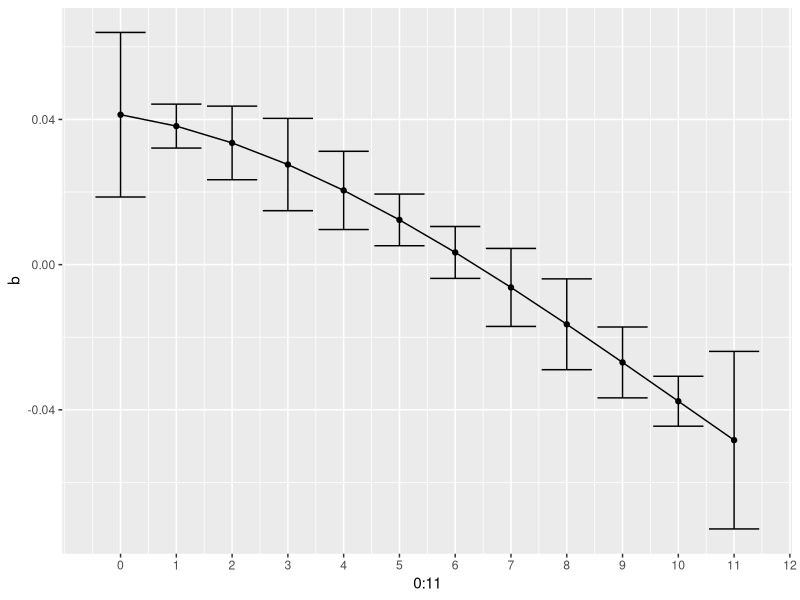
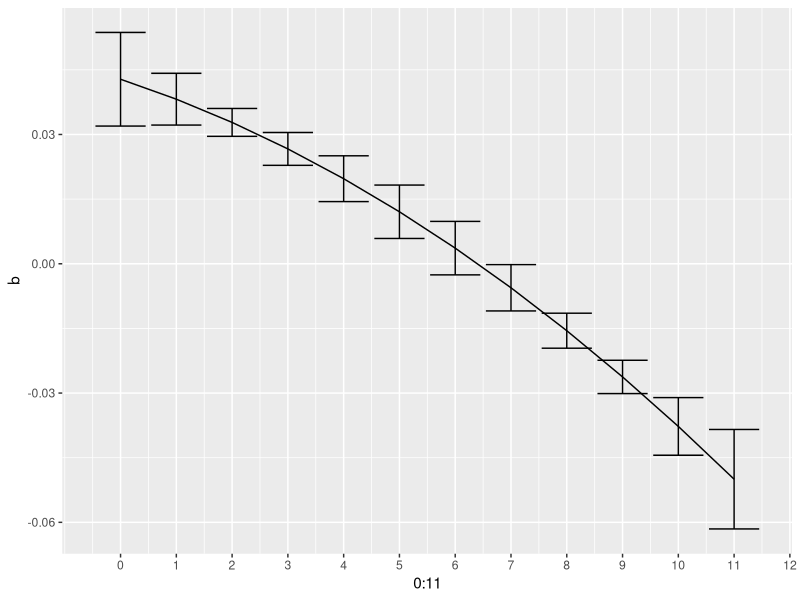
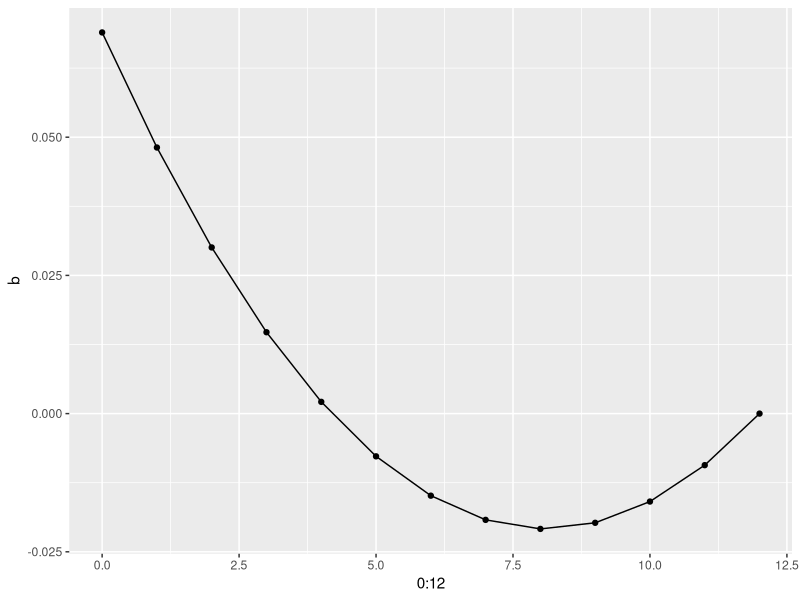
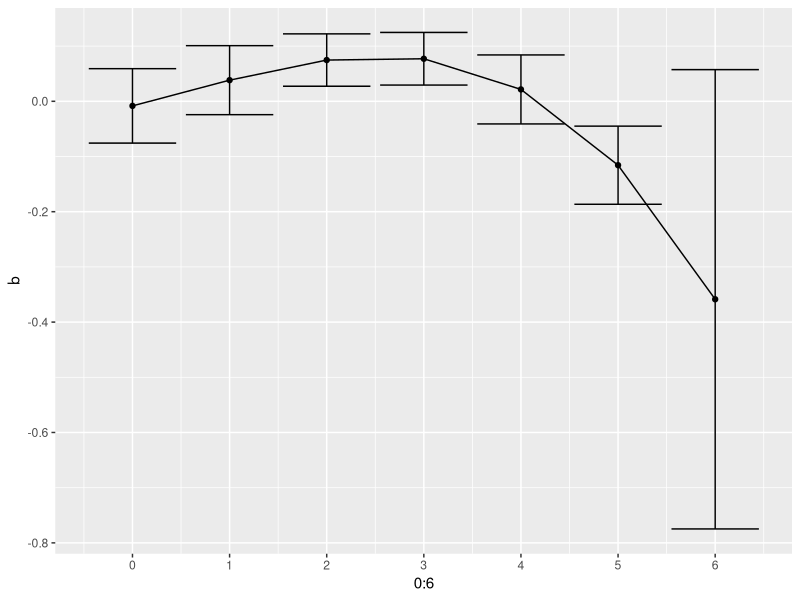
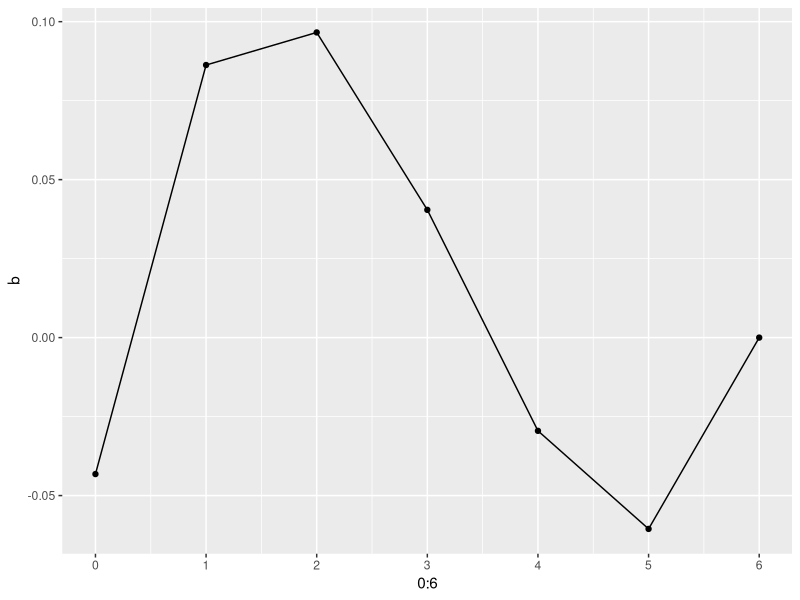

Write the R code that produced these figures, in order. (Note: this script raises an error after producing the figures.)
## Warning: do not use tidyverse; will disrupt lag operators
pdf(file="chap6-distributed-lag.pdf",height=0,width=0,paper="USr")
library(ggplot2)
library(dynlm)
library(plyr)
library(lmtest)
library(reshape2)
library(nlme)
options(scipen=10000, width=200)
options(rlang_backtrace_on_error = "none")

setwd("lab-09-time-series/")

rm(list=ls())

ld<-function(x)c( x[2:(length(x))],NA )


kopcke <- read.csv("chap6-kopcke.csv")

kopcke.dt <- as.yearqtr(paste(kopcke$rdate %/% 10, kopcke$rdate%%10),"%Y %q")

kopcke.z <- zoo(kopcke,order.by=kopcke.dt)
kopcke.ts <- ts(kopcke,start=c(1952,1),end=c(1986,4),frequency=4,class="matrix")


kopcke.df0 <- data.frame(time=time(kopcke.z), Year=as.numeric(as.yearqtr(time(kopcke.z))),kopcke.z)
kopcke.df1 <- mutate(kopcke.df0,
                     jes=je/js, ies = ie/is, ces = ce / cs,
                     ke = ld(kelag), ks=ld(kslag),kes=ke/ks,
                     ien=ie-0.15*kelag, isn=is-0.05*kslag,
                     ck= (ce*kelag + cs*kslag)/(kelag + kslag) )

kopcke.z2 <- zoo(subset(kopcke.df1,select=-time),order.by=kopcke.dt)

cor(dplyr::transmute(data.frame(kopcke.z2), is, y, y1=dplyr::lag(y), y2=dplyr::lag(y,2), y3=dplyr::lag(y,3)) , use="pairwise")

summary(dynlm(data=kopcke.z2, ie ~ L(y,0:12) + kelag, start=c(1956,1),end=c(1979,4)  ) )

summary(dynlm(data=kopcke.z2, ie ~ L(y,0:12) + kelag, start=c(1956,1),end=c(1986,4)  ) )



## Almon Polynomial Distributed Lag (PDL)

## First try with a cubic with 11 lags (12 terms)  That is a mistake.  Use 6.

kopcke.dlag <- dplyr::mutate(data.frame(kopcke.z2),
                 z0 = y + dplyr::lag(y,1) + dplyr::lag(y,2) + dplyr::lag(y,3) + dplyr::lag(y,4) + dplyr::lag(y,5) + dplyr::lag(y,6) +
                     dplyr::lag(y,7) + dplyr::lag(y,8) + dplyr::lag(y,9) + dplyr::lag(y,10) + dplyr::lag(y,11),
                 z1 = 0*y + 1*dplyr::lag(y,1) + 2*dplyr::lag(y,2) + 3*dplyr::lag(y,3) + 4*dplyr::lag(y,4) + 5*dplyr::lag(y,5) + 6*dplyr::lag(y,6) +
                     7*dplyr::lag(y,7) + 8*dplyr::lag(y,8) + 9*dplyr::lag(y,9) + 10*dplyr::lag(y,10) + 11*dplyr::lag(y,11),
                 z2 = 0^2*y + 1^2*dplyr::lag(y,1) + 2^2*dplyr::lag(y,2) + 3^2*dplyr::lag(y,3) + 4^2*dplyr::lag(y,4) + 5^2*dplyr::lag(y,5) + 6^2*dplyr::lag(y,6) +
                     7^2*dplyr::lag(y,7) + 8^2*dplyr::lag(y,8) + 9^2*dplyr::lag(y,9) + 10^2*dplyr::lag(y,10) + 11^2*dplyr::lag(y,11),
                 z3 = 0^3*y + 1^3*dplyr::lag(y,1) + 2^3*dplyr::lag(y,2) + 3^3*dplyr::lag(y,3) + 4^3*dplyr::lag(y,4) + 5^3*dplyr::lag(y,5) + 6^3*dplyr::lag(y,6) +
                     7^3*dplyr::lag(y,7) + 8^3*dplyr::lag(y,8) + 9^3*dplyr::lag(y,9) + 10^3*dplyr::lag(y,10) + 11^3*dplyr::lag(y,11),)

kopcke.dlag.z <- zoo(kopcke.dlag,order.by=kopcke.dt)

summary(dlag.lm <- dynlm(ie ~ z0 + z1 + z2 + z3, data=kopcke.dlag.z,start=c(1956,1),end=c(1979,4) ))
summary(dlag.lm <- dynlm(ie ~ z0 + z1 + z2 + z3, data=kopcke.dlag.z,start=c(1956,1),end=c(1986,4) ))
summary(dlag.lm <- dynlm(ie ~ z0 + z1 + z2 + z3 + kelag, data=kopcke.dlag.z,start=c(1956,1),end=c(1986,4) ))
summary(dlag.lm <- dynlm(ie ~ z0 + z1 + z2 + z3 + kelag, data=kopcke.dlag.z,start=c(1956,1),end=c(1979,4) ))

b  <- attr(car::linearHypothesis(model=dlag.lm, c("z0 + 0*z1 + 0*z2 + 0*z3"), verbose=TRUE),"value" )
b  <- c(b,attr(car::linearHypothesis(model=dlag.lm, c("z0 + 1*z1 + 1*z2 + 1*z3"), verbose=TRUE),"value"))
b  <- c(b,attr(car::linearHypothesis(model=dlag.lm, c("z0 + 2*z1 + 4*z2 + 8*z3"), verbose=TRUE),"value"))
b  <- c(b,attr(car::linearHypothesis(model=dlag.lm, c("z0 + 3*z1 + 9*z2 + 27*z3"), verbose=TRUE),"value"))
b  <- c(b,attr(car::linearHypothesis(model=dlag.lm, c("z0 + 4*z1 + 16*z2 + 64*z3"), verbose=TRUE),"value"))
b  <- c(b,attr(car::linearHypothesis(model=dlag.lm, c("z0 + 5*z1 + 25*z2 + 125*z3"), verbose=TRUE),"value"))
b  <- c(b,attr(car::linearHypothesis(model=dlag.lm, c("z0 + 6*z1 + 36*z2 + 216*z3"), verbose=TRUE),"value"))
b  <- c(b,attr(car::linearHypothesis(model=dlag.lm, c("z0 + 7*z1 + 49*z2 + 343*z3"), verbose=TRUE),"value"))
b  <- c(b,attr(car::linearHypothesis(model=dlag.lm, c("z0 + 8*z1 + 64*z2 + 512*z3"), verbose=TRUE),"value"))
b  <- c(b,attr(car::linearHypothesis(model=dlag.lm, c("z0 + 9*z1 + 81*z2 + 729*z3"), verbose=TRUE),"value"))
b  <- c(b,attr(car::linearHypothesis(model=dlag.lm, c("z0 + 10*z1 + 100*z2 + 1000*z3"), verbose=TRUE),"value"))
b  <- c(b,attr(car::linearHypothesis(model=dlag.lm, c("z0 + 11*z1 + 121*z2 + 1331*z3"), verbose=TRUE),"value"))

se  <- sqrt(attr(car::linearHypothesis(model=dlag.lm, c("z0 + 0*z1 + 0*z2 + 0*z3"), verbose=TRUE),"vcov" ))
se  <- c(se,sqrt(attr(car::linearHypothesis(model=dlag.lm, c("z0 + 1*z1 + 1*z2 + 1*z3"), verbose=TRUE),"vcov")))
se  <- c(se,sqrt(attr(car::linearHypothesis(model=dlag.lm, c("z0 + 2*z1 + 4*z2 + 8*z3"), verbose=TRUE),"vcov")))
se  <- c(se,sqrt(attr(car::linearHypothesis(model=dlag.lm, c("z0 + 3*z1 + 9*z2 + 27*z3"), verbose=TRUE),"vcov")))
se  <- c(se,sqrt(attr(car::linearHypothesis(model=dlag.lm, c("z0 + 4*z1 + 16*z2 + 64*z3"), verbose=TRUE),"vcov")))
se  <- c(se,sqrt(attr(car::linearHypothesis(model=dlag.lm, c("z0 + 5*z1 + 25*z2 + 125*z3"), verbose=TRUE),"vcov")))
se  <- c(se,sqrt(attr(car::linearHypothesis(model=dlag.lm, c("z0 + 6*z1 + 36*z2 + 216*z3"), verbose=TRUE),"vcov")))
se  <- c(se,sqrt(attr(car::linearHypothesis(model=dlag.lm, c("z0 + 7*z1 + 49*z2 + 343*z3"), verbose=TRUE),"vcov")))
se  <- c(se,sqrt(attr(car::linearHypothesis(model=dlag.lm, c("z0 + 8*z1 + 64*z2 + 512*z3"), verbose=TRUE),"vcov")))
se  <- c(se,sqrt(attr(car::linearHypothesis(model=dlag.lm, c("z0 + 9*z1 + 81*z2 + 729*z3"), verbose=TRUE),"vcov")))
se  <- c(se,sqrt(attr(car::linearHypothesis(model=dlag.lm, c("z0 + 10*z1 + 100*z2 + 1000*z3"), verbose=TRUE),"vcov")))
se  <- c(se,sqrt(attr(car::linearHypothesis(model=dlag.lm, c("z0 + 11*z1 + 121*z2 + 1331*z3"), verbose=TRUE),"vcov")))

ggplot(data.frame(b,se), aes(x = 0:11, y=b, ymin=b-2*se, ymax=b+2*se)) +
    geom_point() + geom_line() + geom_errorbar() +
    scale_x_continuous(breaks=0:12)



(b0 = dlag.lm$coefficients['z0'] + 0*dlag.lm$coefficients['z1'] + 0^2*dlag.lm$coefficients['z2'] + 0^3*dlag.lm$coefficients['z3'])
(b1 = dlag.lm$coefficients['z0'] + 1*dlag.lm$coefficients['z1'] + 1^2*dlag.lm$coefficients['z2'] + 1^3*dlag.lm$coefficients['z3'])
(b2 = dlag.lm$coefficients['z0'] + 2*dlag.lm$coefficients['z1'] + 2^2*dlag.lm$coefficients['z2'] + 2^3*dlag.lm$coefficients['z3'])
(b3 = dlag.lm$coefficients['z0'] + 3*dlag.lm$coefficients['z1'] + 3^2*dlag.lm$coefficients['z2'] + 3^3*dlag.lm$coefficients['z3'])
(b4 = dlag.lm$coefficients['z0'] + 4*dlag.lm$coefficients['z1'] + 4^2*dlag.lm$coefficients['z2'] + 4^3*dlag.lm$coefficients['z3'])
(b5 = dlag.lm$coefficients['z0'] + 5*dlag.lm$coefficients['z1'] + 5^2*dlag.lm$coefficients['z2'] + 5^3*dlag.lm$coefficients['z3'])
(b6 = dlag.lm$coefficients['z0'] + 6*dlag.lm$coefficients['z1'] + 6^2*dlag.lm$coefficients['z2'] + 6^3*dlag.lm$coefficients['z3'])
(b7 = dlag.lm$coefficients['z0'] + 7*dlag.lm$coefficients['z1'] + 7^2*dlag.lm$coefficients['z2'] + 7^3*dlag.lm$coefficients['z3'])
(b8 = dlag.lm$coefficients['z0'] + 8*dlag.lm$coefficients['z1'] + 8^2*dlag.lm$coefficients['z2'] + 8^3*dlag.lm$coefficients['z3'])
(b9 = dlag.lm$coefficients['z0'] + 9*dlag.lm$coefficients['z1'] + 9^2*dlag.lm$coefficients['z2'] + 9^3*dlag.lm$coefficients['z3'])
(b10 = dlag.lm$coefficients['z0'] + 10*dlag.lm$coefficients['z1'] + 10^2*dlag.lm$coefficients['z2'] + 10^3*dlag.lm$coefficients['z3'])
(b11 = dlag.lm$coefficients['z0'] + 11*dlag.lm$coefficients['z1'] + 11^2*dlag.lm$coefficients['z2'] + 11^3*dlag.lm$coefficients['z3'])








## Try with a quadratic

summary(dlag.lm <- dynlm(ie ~ z0 + z1 + z2, data=kopcke.dlag.z,start=c(1956,1),end=c(1979,4) ))
summary(dlag.lm <- dynlm(ie ~ z0 + z1 + z2, data=kopcke.dlag.z,start=c(1956,1),end=c(1986,4) ))
summary(dlag.lm <- dynlm(ie ~ z0 + z1 + z2 + kelag, data=kopcke.dlag.z,start=c(1956,1),end=c(1986,4) ))
summary(dlag.lm <- dynlm(ie ~ z0 + z1 + z2 + kelag, data=kopcke.dlag.z,start=c(1956,1),end=c(1979,4) ))

b  <- attr(car::linearHypothesis(model=dlag.lm, c("z0 + 0*z1 + 0*z2"), verbose=TRUE),"value" )
b  <- c(b,attr(car::linearHypothesis(model=dlag.lm, c("z0 + 1*z1 + 1*z2"), verbose=TRUE),"value"))
b  <- c(b,attr(car::linearHypothesis(model=dlag.lm, c("z0 + 2*z1 + 4*z2"), verbose=TRUE),"value"))
b  <- c(b,attr(car::linearHypothesis(model=dlag.lm, c("z0 + 3*z1 + 9*z2"), verbose=TRUE),"value"))
b  <- c(b,attr(car::linearHypothesis(model=dlag.lm, c("z0 + 4*z1 + 16*z2"), verbose=TRUE),"value"))
b  <- c(b,attr(car::linearHypothesis(model=dlag.lm, c("z0 + 5*z1 + 25*z2"), verbose=TRUE),"value"))
b  <- c(b,attr(car::linearHypothesis(model=dlag.lm, c("z0 + 6*z1 + 36*z2"), verbose=TRUE),"value"))
b  <- c(b,attr(car::linearHypothesis(model=dlag.lm, c("z0 + 7*z1 + 49*z2"), verbose=TRUE),"value"))
b  <- c(b,attr(car::linearHypothesis(model=dlag.lm, c("z0 + 8*z1 + 64*z2"), verbose=TRUE),"value"))
b  <- c(b,attr(car::linearHypothesis(model=dlag.lm, c("z0 + 9*z1 + 81*z2"), verbose=TRUE),"value"))
b  <- c(b,attr(car::linearHypothesis(model=dlag.lm, c("z0 + 10*z1 + 100*z2"), verbose=TRUE),"value"))
b  <- c(b,attr(car::linearHypothesis(model=dlag.lm, c("z0 + 11*z1 + 121*z2"), verbose=TRUE),"value"))

se  <- sqrt(attr(car::linearHypothesis(model=dlag.lm, c("z0 + 0*z1 + 0*z2"), verbose=TRUE),"vcov" ))
se  <- c(se,sqrt(attr(car::linearHypothesis(model=dlag.lm, c("z0 + 1*z1 + 1*z2"), verbose=TRUE),"vcov")))
se  <- c(se,sqrt(attr(car::linearHypothesis(model=dlag.lm, c("z0 + 2*z1 + 4*z2"), verbose=TRUE),"vcov")))
se  <- c(se,sqrt(attr(car::linearHypothesis(model=dlag.lm, c("z0 + 3*z1 + 9*z2"), verbose=TRUE),"vcov")))
se  <- c(se,sqrt(attr(car::linearHypothesis(model=dlag.lm, c("z0 + 4*z1 + 16*z2"), verbose=TRUE),"vcov")))
se  <- c(se,sqrt(attr(car::linearHypothesis(model=dlag.lm, c("z0 + 5*z1 + 25*z2"), verbose=TRUE),"vcov")))
se  <- c(se,sqrt(attr(car::linearHypothesis(model=dlag.lm, c("z0 + 6*z1 + 36*z2"), verbose=TRUE),"vcov")))
se  <- c(se,sqrt(attr(car::linearHypothesis(model=dlag.lm, c("z0 + 7*z1 + 49*z2"), verbose=TRUE),"vcov")))
se  <- c(se,sqrt(attr(car::linearHypothesis(model=dlag.lm, c("z0 + 8*z1 + 64*z2"), verbose=TRUE),"vcov")))
se  <- c(se,sqrt(attr(car::linearHypothesis(model=dlag.lm, c("z0 + 9*z1 + 81*z2"), verbose=TRUE),"vcov")))
se  <- c(se,sqrt(attr(car::linearHypothesis(model=dlag.lm, c("z0 + 10*z1 + 100*z2"), verbose=TRUE),"vcov")))
se  <- c(se,sqrt(attr(car::linearHypothesis(model=dlag.lm, c("z0 + 11*z1 + 121*z2"), verbose=TRUE),"vcov")))


ggplot(data.frame(b,se), aes(x = 0:11, y=b, ymin=b-2*se, ymax=b+2*se)) +
    geom_line() + geom_errorbar() +
    scale_x_continuous(breaks=0:12)

(b0 = dlag.lm$coefficients['z0'] + 0*dlag.lm$coefficients['z1'] + 0^2*dlag.lm$coefficients['z2'])
(b1 = dlag.lm$coefficients['z0'] + 1*dlag.lm$coefficients['z1'] + 1^2*dlag.lm$coefficients['z2'])
(b2 = dlag.lm$coefficients['z0'] + 2*dlag.lm$coefficients['z1'] + 2^2*dlag.lm$coefficients['z2'])
(b3 = dlag.lm$coefficients['z0'] + 3*dlag.lm$coefficients['z1'] + 3^2*dlag.lm$coefficients['z2'])
(b4 = dlag.lm$coefficients['z0'] + 4*dlag.lm$coefficients['z1'] + 4^2*dlag.lm$coefficients['z2'])
(b5 = dlag.lm$coefficients['z0'] + 5*dlag.lm$coefficients['z1'] + 5^2*dlag.lm$coefficients['z2'])
(b6 = dlag.lm$coefficients['z0'] + 6*dlag.lm$coefficients['z1'] + 6^2*dlag.lm$coefficients['z2'])
(b7 = dlag.lm$coefficients['z0'] + 7*dlag.lm$coefficients['z1'] + 7^2*dlag.lm$coefficients['z2'])
(b8 = dlag.lm$coefficients['z0'] + 8*dlag.lm$coefficients['z1'] + 8^2*dlag.lm$coefficients['z2'])
(b9 = dlag.lm$coefficients['z0'] + 9*dlag.lm$coefficients['z1'] + 9^2*dlag.lm$coefficients['z2'])
(b10 = dlag.lm$coefficients['z0'] + 10*dlag.lm$coefficients['z1'] + 10^2*dlag.lm$coefficients['z2'])
(b11 = dlag.lm$coefficients['z0'] + 11*dlag.lm$coefficients['z1'] + 11^2*dlag.lm$coefficients['z2'])



## Quadratic with zero b12=0 constraint  (Warning: this section of code is iffy)

summary(dlag.lm <- dynlm(ie ~ I(z1 - 12*z0) + I(z2 - 144*z0), data=kopcke.dlag.z,start=c(1956,1),end=c(1979,4) ))
summary(dlag.lm <- dynlm(ie ~ I(z1 - 12*z0) + I(z2 - 144*z0), data=kopcke.dlag.z,start=c(1956,1),end=c(1986,4) ))
summary(dlag.lm <- dynlm(ie ~ I(z1 - 12*z0) + I(z2 - 144*z0) + kelag, data=kopcke.dlag.z,start=c(1956,1),end=c(1986,4) ))
summary(dlag.lm <- dynlm(ie ~ I(z1 - 12*z0) + I(z2 - 144*z0) + kelag, data=kopcke.dlag.z,start=c(1956,1),end=c(1979,4) ))


zeta = c(-12*coef(dlag.lm)[2] -144*coef(dlag.lm)[3] , coef(dlag.lm)[2:3])

(b0 = zeta[1] + 0*zeta[2] + 0^2*zeta[3])
(b1 = zeta[1] + 1*zeta[2] + 1^2*zeta[3])
(b2 = zeta[1] + 2*zeta[2] + 2^2*zeta[3])
(b3 = zeta[1] + 3*zeta[2] + 3^2*zeta[3])
(b4 = zeta[1] + 4*zeta[2] + 4^2*zeta[3])
(b5 = zeta[1] + 5*zeta[2] + 5^2*zeta[3])
(b6 = zeta[1] + 6*zeta[2] + 6^2*zeta[3])
(b7 = zeta[1] + 7*zeta[2] + 7^2*zeta[3])
(b8 = zeta[1] + 8*zeta[2] + 8^2*zeta[3])
(b9 = zeta[1] + 9*zeta[2] + 9^2*zeta[3])
(b10 = zeta[1] + 10*zeta[2] + 10^2*zeta[3])
(b11 = zeta[1] + 11*zeta[2] + 11^2*zeta[3])
(b12 = zeta[1] + 12*zeta[2] + 12^2*zeta[3])

b <- c(b0, b1, b2, b3, b4, b5, b6, b7, b8, b9, b10, b11, b12)


ggplot(data.frame(b), aes(x = 0:12, y=b)) +
    geom_line() + geom_point()
    scale_x_continuous(breaks=0:12)






## Try a cubic with 6 lags (7 terms)

kopcke.dlag <- dplyr::mutate(data.frame(kopcke.z2),
                 z0 = y + dplyr::lag(y,1) + dplyr::lag(y,2) + dplyr::lag(y,3) + dplyr::lag(y,4) + dplyr::lag(y,5),
                 z1 = 0*y + 1*dplyr::lag(y,1) + 2*dplyr::lag(y,2) + 3*dplyr::lag(y,3) + 4*dplyr::lag(y,4) + 5*dplyr::lag(y,5),
                 z2 = 0^2*y + 1^2*dplyr::lag(y,1) + 2^2*dplyr::lag(y,2) + 3^2*dplyr::lag(y,3) + 4^2*dplyr::lag(y,4) + 5^2*dplyr::lag(y,5),
                 z3 = 0^3*y + 1^3*dplyr::lag(y,1) + 2^3*dplyr::lag(y,2) + 3^3*dplyr::lag(y,3) + 4^3*dplyr::lag(y,4) + 5^3*dplyr::lag(y,5)
                 )

kopcke.dlag.z <- zoo(kopcke.dlag,order.by=kopcke.dt)

summary(dlag.lm <- dynlm(ie ~ z0 + z1 + z2 + z3, data=kopcke.dlag.z,start=c(1956,1),end=c(1979,4) ))
summary(dlag.lm <- dynlm(ie ~ z0 + z1 + z2 + z3, data=kopcke.dlag.z,start=c(1956,1),end=c(1986,4) ))
summary(dlag.lm <- dynlm(ie ~ z0 + z1 + z2 + z3 + kelag, data=kopcke.dlag.z,start=c(1956,1),end=c(1986,4) ))
summary(dlag.lm <- dynlm(ie ~ z0 + z1 + z2 + z3 + kelag, data=kopcke.dlag.z,start=c(1956,1),end=c(1979,4) ))

b  <- attr(car::linearHypothesis(model=dlag.lm, c("z0 + 0*z1 + 0*z2 + 0*z3"), verbose=TRUE),"value" )
b  <- c(b,attr(car::linearHypothesis(model=dlag.lm, c("z0 + 1*z1 + 1*z2 + 1*z3"), verbose=TRUE),"value"))
b  <- c(b,attr(car::linearHypothesis(model=dlag.lm, c("z0 + 2*z1 + 4*z2 + 8*z3"), verbose=TRUE),"value"))
b  <- c(b,attr(car::linearHypothesis(model=dlag.lm, c("z0 + 3*z1 + 9*z2 + 27*z3"), verbose=TRUE),"value"))
b  <- c(b,attr(car::linearHypothesis(model=dlag.lm, c("z0 + 4*z1 + 16*z2 + 64*z3"), verbose=TRUE),"value"))
b  <- c(b,attr(car::linearHypothesis(model=dlag.lm, c("z0 + 5*z1 + 25*z2 + 125*z3"), verbose=TRUE),"value"))
b  <- c(b,attr(car::linearHypothesis(model=dlag.lm, c("z0 + 6*z1 + 36*z2 + 216*z3"), verbose=TRUE),"value"))

se  <- attr(car::linearHypothesis(model=dlag.lm, c("z0 + 0*z1 + 0*z2 + 0*z3"), verbose=TRUE),"vcov" )
se  <- c(se,attr(car::linearHypothesis(model=dlag.lm, c("z0 + 1*z1 + 1*z2 + 1*z3"), verbose=TRUE),"vcov"))
se  <- c(se,attr(car::linearHypothesis(model=dlag.lm, c("z0 + 2*z1 + 4*z2 + 8*z3"), verbose=TRUE),"vcov"))
se  <- c(se,attr(car::linearHypothesis(model=dlag.lm, c("z0 + 3*z1 + 9*z2 + 27*z3"), verbose=TRUE),"vcov"))
se  <- c(se,attr(car::linearHypothesis(model=dlag.lm, c("z0 + 4*z1 + 16*z2 + 64*z3"), verbose=TRUE),"vcov"))
se  <- c(se,attr(car::linearHypothesis(model=dlag.lm, c("z0 + 5*z1 + 25*z2 + 125*z3"), verbose=TRUE),"vcov"))
se  <- c(se,attr(car::linearHypothesis(model=dlag.lm, c("z0 + 6*z1 + 36*z2 + 216*z3"), verbose=TRUE),"vcov"))
se <- sqrt(se)

ggplot(data.frame(b,se), aes(x = 0:6, y=b, ymin=b-2*se, ymax=b+2*se)) +
    geom_point() + geom_line() + geom_errorbar() +
    scale_x_continuous(breaks=0:6)



## Try a cubic with 5 lags (6 terms include contemporaneous) constraining b6=0
summary(dlag.lm <- dynlm(ie ~ I(-6*z0 + z1) + I(-36*z0 + z2) + I(-216*z0 + z3) + kelag, data=kopcke.dlag.z,start=c(1956,1),end=c(1979,4) ))

zeta = c( -6*coef(dlag.lm)[2] - 36*coef(dlag.lm)[3] - 216*coef(dlag.lm)[4], coef(dlag.lm)[2:4])

(b0 = zeta[1] + 0*zeta[2] + 0^2*zeta[3] + 0^3*zeta[4])
(b1 = zeta[1] + 1*zeta[2] + 1^2*zeta[3] + 1^3*zeta[4])
(b2 = zeta[1] + 2*zeta[2] + 2^2*zeta[3] + 2^3*zeta[4])
(b3 = zeta[1] + 3*zeta[2] + 3^2*zeta[3] + 3^3*zeta[4])
(b4 = zeta[1] + 4*zeta[2] + 4^2*zeta[3] + 4^3*zeta[4])
(b5 = zeta[1] + 5*zeta[2] + 5^2*zeta[3] + 5^3*zeta[4])
(b6 = zeta[1] + 6*zeta[2] + 6^2*zeta[3] + 6^3*zeta[4])

b <- c(b0, b1, b2, b3, b4, b5, b6)

ggplot(data.frame(b), aes(x=0:6, y=b)) +
    geom_point() + geom_line() +
    scale_x_continuous(breaks=0:6)












## 6e2a Estimate equation 6.14 (equipment e and structures s)
summary(eqn614e <- dynlm(data=kopcke.z2, ie ~ L(y,0:1) + L(ie,1), start=c(1956,1),end=c(1986,4)  ) )
dwtest(eqn614e)
(lambda <- 1 - coef(eqn614e)[4])
(mu <- coef(eqn614e)[2] / lambda)
(delta <- coef(eqn614e)[3] / (mu * lambda) + 1)

summary(eqn614s <- dynlm(data=kopcke.z2, is ~ L(y,0:1) + L(is,1), start=c(1956,1),end=c(1986,4)  ) )
dwtest(eqn614s)
(lambda <- 1 - coef(eqn614s)[4])
(mu <- coef(eqn614s)[2] / lambda)
(delta <- coef(eqn614s)[3] / (mu * lambda) + 1)



(eqn614s_ols  <- lm(data=dplyr::filter(kopcke.df1, Year>1956),
                    is ~ y + dplyr::lag(y) + dplyr::lag(is) ))
dwtest(eqn614s_ols)
(eqn614s_co  <- cochrane.orcutt(eqn614s_ols, max.iter=500))
dwtest(eqn614s_co)
(lambda <- 1 - coef(eqn614s_co)[4])
(mu <- coef(eqn614s_co)[2] / lambda)
(delta <- coef(eqn614s_co)[3] / (mu * lambda) + 1)


(eqn614e_ols  <- lm(data=dplyr::filter(kopcke.df1, Year>1956),
                    ie ~ y + dplyr::lag(y) + dplyr::lag(ie) ))
dwtest(eqn614e_ols)
(eqn614e_co  <- cochrane.orcutt(eqn614e_ols))
dwtest(eqn614e_co)
(lambda <- 1 - coef(eqn614e_co)[4])
(mu <- coef(eqn614e_co)[2] / lambda)
(delta <- coef(eqn614e_co)[3] / (mu * lambda) + 1)






## The gls syntax does not take lag()
summary(gls(ie ~ (y) + kelag , data=kopcke.z2, correlation=corARMA(p=1,q=0)))
summary(gls(ie ~ (y) + kelag , data=kopcke.z2, correlation=corAR1()))

## Be very careful with signs in the lag operator.  Here it works on a zoo object
## Just to demonstrate that we are doing lags correctly
with(kopcke.z2,arima(ie, xreg=cbind(lag(y,-1:-3),kelag), order=c(0,0,0)))  ## Right 
summary(dynlm(data=kopcke.z2, ie ~ L(y,1:3) + kelag)) ## Right

with(kopcke.z2,arima(ie, xreg=cbind(lag(y,-1),kelag), order=c(1,0,0)))  ## Right

with(kopcke.z2,arima(ie, xreg=cbind(lag(y,-1:-3),kelag), order=c(1,0,0)))  ## Right

with(window(kopcke.z2,start="1954 Q1",end="1977 Q4"),arima(ie, xreg=cbind(lag(y,-1:-3),kelag), order=c(1,0,0)))  ## Right

## Cash flow model
with(window(kopcke.z2,start="1958 Q1",end="1973 Q3"),arima( ie , xreg=cbind(lag(f/je,-1:-3),kelag), order=c(1,0,0)))
with(window(kopcke.z2,start="1956 Q1",end="1979 Q4"),arima( ie , xreg=cbind(lag(f/je,-1:-7),kelag), order=c(1,0,0)))
## To get 1956Q1-1979Q4 with seven lags, need to include back to 1954Q2
(flow.ie.iii <- with((window(kopcke.z2,start="1954 Q2",end="1979 Q4")),arima( ie , xreg=cbind(lag(f/je,0:-7),kelag), order=c(1,0,0))))
(flow.is.iii <- with((window(kopcke.z2,start="1954 Q2",end="1979 Q4")),arima( is , xreg=cbind(lag(f/js,0:-7),kelag), order=c(1,0,0))))


## With contemporaneous y
summary(dynlm(data=kopcke.z2, ie ~ L(y,0:3) + kelag))
summary(dynlm(data=kopcke.z2, ie ~ y + L(y,1:3) + kelag))

## dynlm uses the start/end syntax from window()
summary( accelerator.3 <- dynlm(data=kopcke.z2, ie ~ L(y,0:3) + kelag, start="1954 Q1", end="1977 Q4"))
dwtest(accelerator.3)

summary( accelerator.4 <- dynlm(data=kopcke.z2, ie ~ L(y,1:4) + kelag, start=c(1954,1), end=c(1977,4) ))
dwtest(accelerator.4)

summary( autoregressive.2 <- dynlm(data=kopcke.z2, ie ~ L(ie,1:2), start=c(1954,1), end=c(1977,4) ))
dwtest(autoregressive.2)

summary(autoregressive.6 <- dynlm(data=kopcke.z2, ie ~ L(ie,1:6), start=c(1954,1), end=c(1977,4) ))
dwtest(autoregressive.6)


## Back out depreciation rates for equipment based on gross investment and capital stock, 1953 and 1986
subset(kopcke.df1,Year>=1952.75 & Year<1954,select=c(ie,kelag,Year))
(ke52.4 <- kopcke.df1["1952 Q4","kelag"])
(ke53.4 <- kopcke.df1["1953 Q4","kelag"])
(ie53 <- (kopcke.df1["1953 Q1","ie"] + kopcke.df1["1953 Q2","ie"] + kopcke.df1["1953 Q3","ie"] + kopcke.df1["1953 Q4","ie"])/4 )
(delta53 <- 1 - (ke53.4 - ie53) / ke52.4)

subset(kopcke.df1,Year>=1985.75 & Year<1987,select=c(ie,kelag,Year))
(ke85.4 <- kopcke.df1["1985 Q4","kelag"])
(ke86.4 <- kopcke.df1["1986 Q4","kelag"])
(ie86 <- (kopcke.df1["1986 Q1","ie"] + kopcke.df1["1986 Q2","ie"] + kopcke.df1["1986 Q3","ie"] + kopcke.df1["1986 Q4","ie"])/4 )
(delta86 <- 1 - (ke86.4 - ie86) / ke85.4)

## Back out depreciation rates for structures based on gross investment and capital stock, 1953 and 1986
subset(kopcke.df1,Year>=1952.75 & Year<1954,select=c(is,kslag,Year))
(ks52.4 <- kopcke.df1["1952 Q4","kslag"])
(ks53.4 <- kopcke.df1["1953 Q4","kslag"])
(is53 <- (kopcke.df1["1953 Q1","is"] + kopcke.df1["1953 Q2","is"] + kopcke.df1["1953 Q3","is"] + kopcke.df1["1953 Q4","is"])/4 )
(delta53 <- 1 - (ks53.4 - is53) / ks52.4)

subset(kopcke.df1,Year>=1985.75 & Year<1987,select=c(is,kslag,Year))
(ks85.4 <- kopcke.df1["1985 Q4","kslag"])
(ks86.4 <- kopcke.df1["1986 Q4","kslag"])
(is86 <- (kopcke.df1["1986 Q1","is"] + kopcke.df1["1986 Q2","is"] + kopcke.df1["1986 Q3","is"] + kopcke.df1["1986 Q4","is"])/4 )
(delta86 <- 1 - (ks86.4 - is86) / ks85.4)
